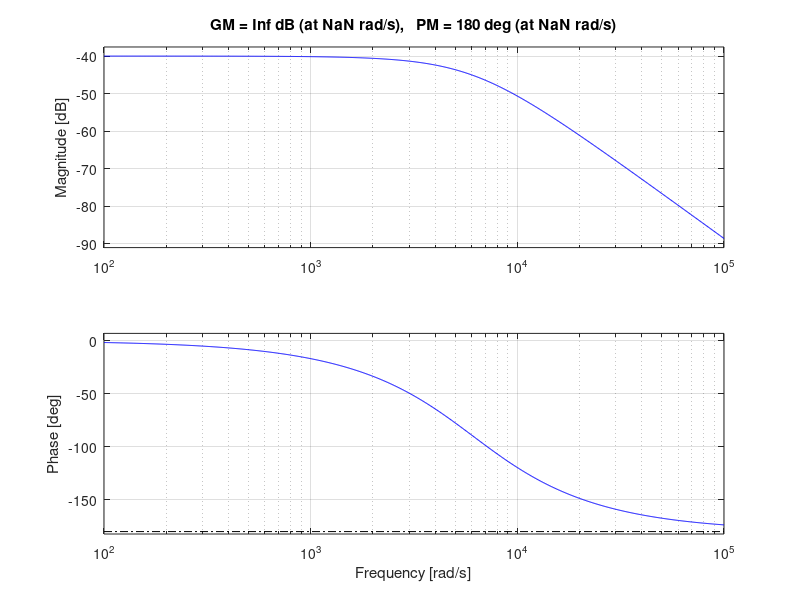

The MATLAB source for this figure:
Rl=34;
Rin = 16235;
Ro=165;
L = 0.0181;
C= 1.5e-6;
H = tf([Ro],[L*C*Rin, L+(C*Rin*Rl)+(C*Rin*Ro), (Rin+Rl+Ro)]);
margin(H);
[p,z] = pzmap(H)
